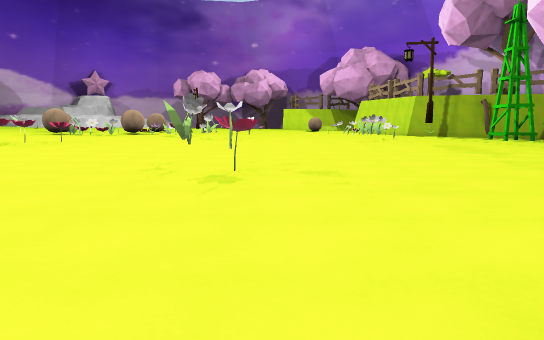
[1] (above)

23 first-person views from a walk through a scene from a Unity 3-D project. The camera is 1.2 m above the floor, tilts 6° down and sees 70° across. The floor is counted in squares, 2 m on a side. Each view is taken from the middle of a square. On the plan, view 1 faces up. The plan holds only what a view shows up to about 11 squares ahead; the rest is blank. The place goes on beyond the plan. The player is left out. Some animated figures are not drawn.

[2]
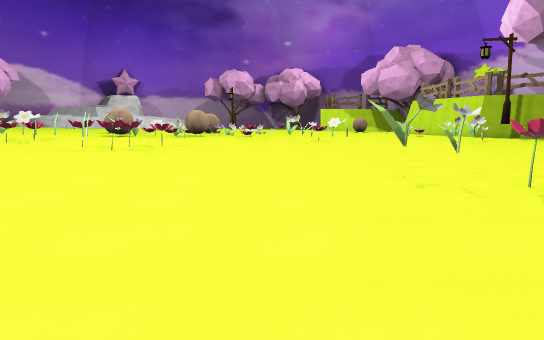

[3]
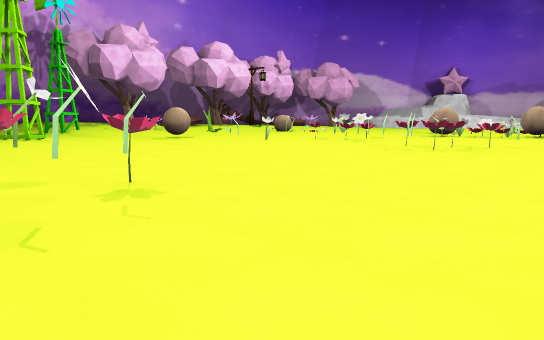

[4]
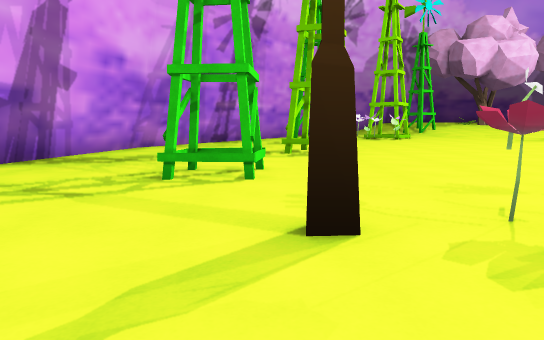

[5]
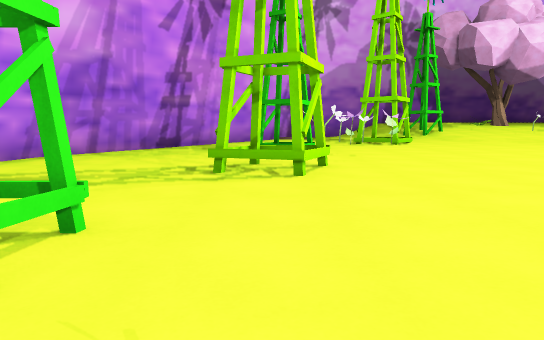

[6]
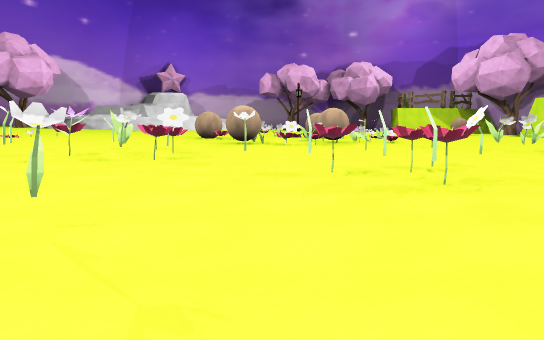

[7]
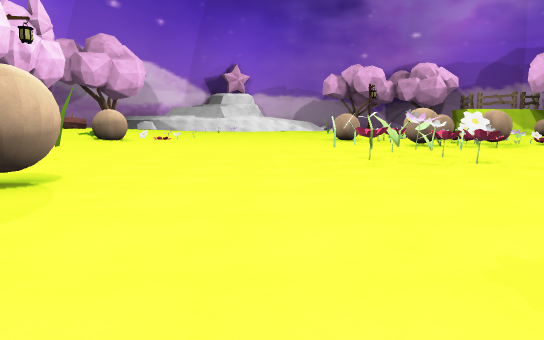

[8]
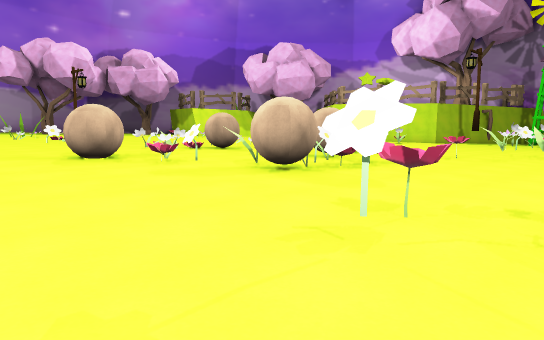

[9]
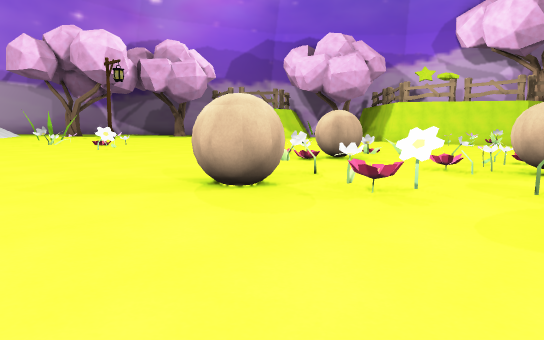

[10]
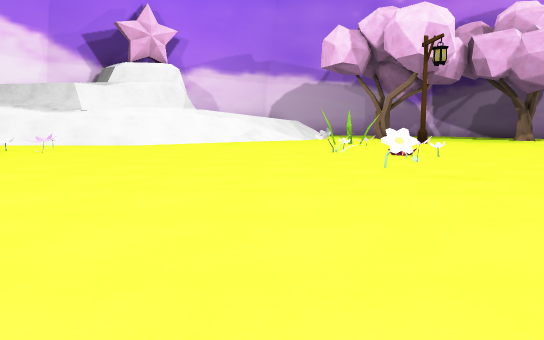

[11]
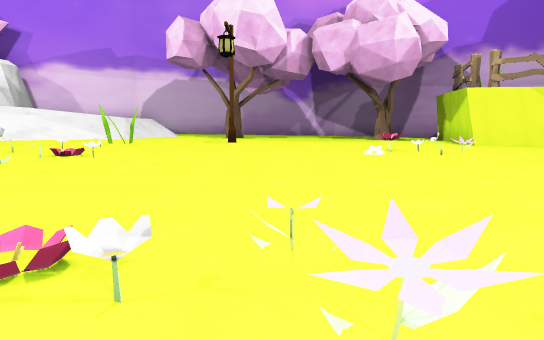

[12]
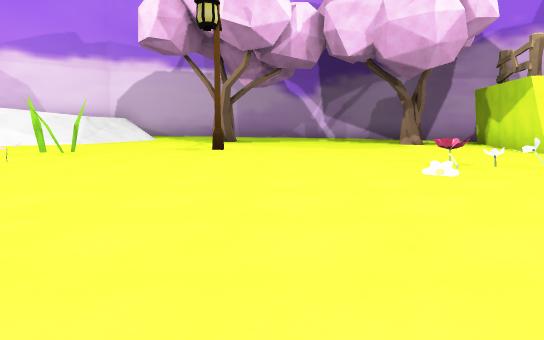

[13]
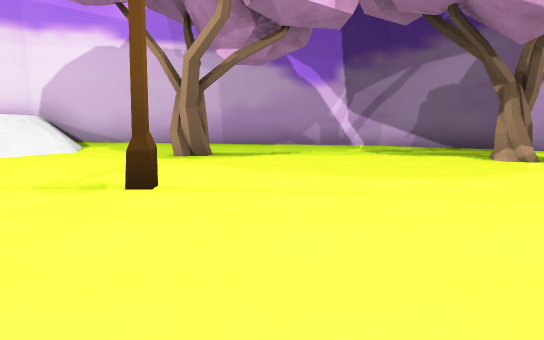

[14]
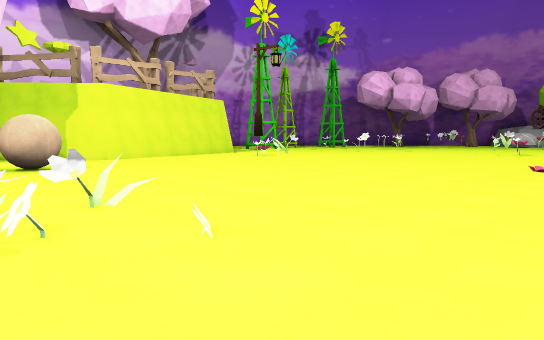

[15]
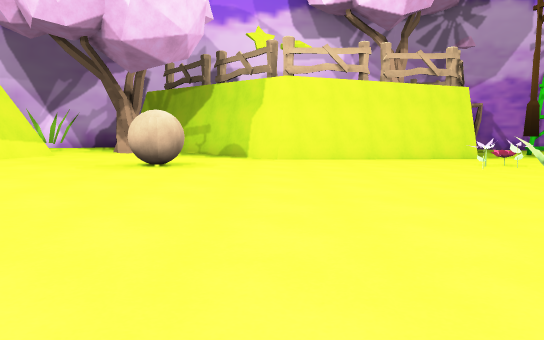

[16]
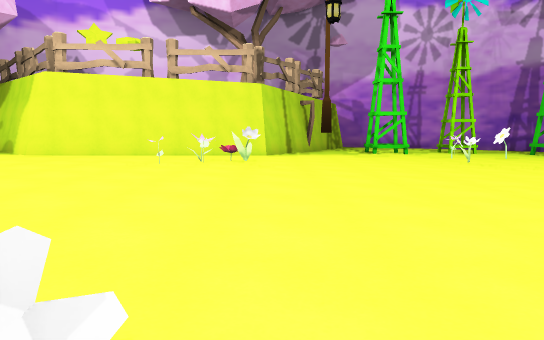

[17]
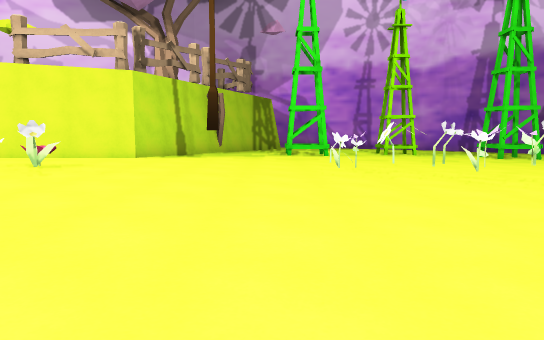

[18]
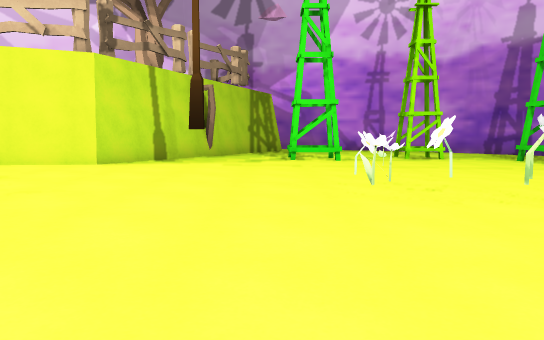

[19]
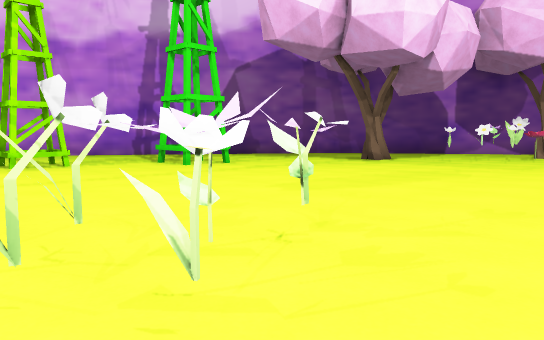

[20]
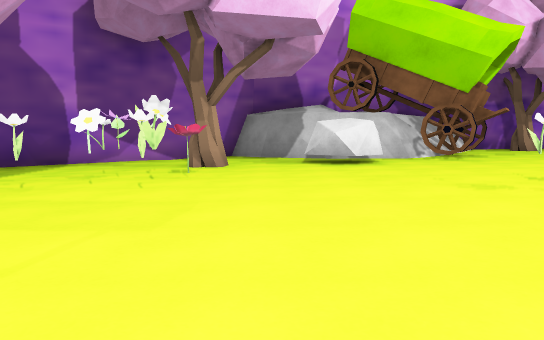

[21]
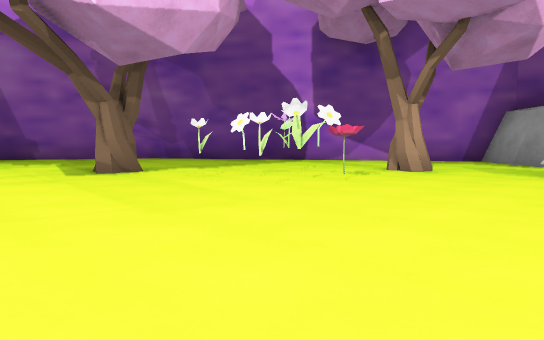

[22]
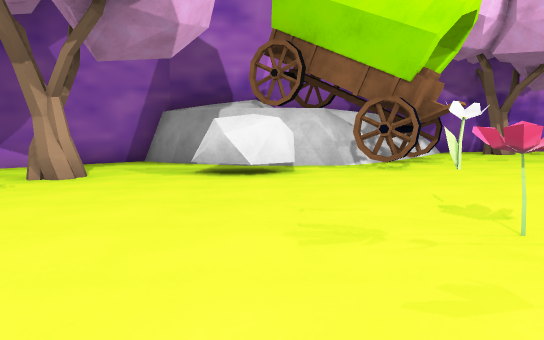

[23]
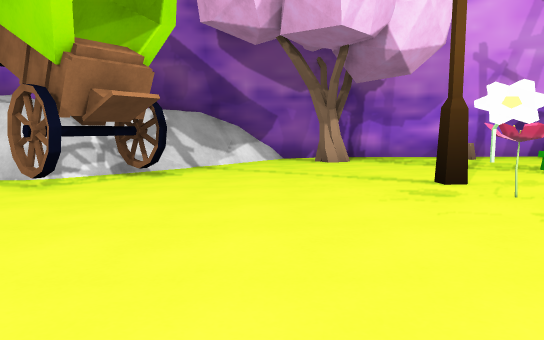

### Floor plan
Key: @ floor where view 1 was taken; # wall or solid block; . main floor; : floor 0.25 m higher than the main floor; - floor 0.25 m lower than the main floor; + floor 0.5 m higher than the main floor; _ floor 0.5 m lower than the main floor; * floor 0.75 m higher than the main floor; < floor 0.75 m lower than the main floor; % floor 1 m higher than the main floor; & floor 2.75 m higher than the main floor; $ floor 4 m higher than the main floor; / step, stairs or slope; = window, fence, low wall or low ledge; F flower; B bones; W windmill; L lamp; T tree; O other object.
Columns run from 18 left of view 1 to 11 right of it. Each row starts with its distance up from view 1.
 40       #############
 39       # /%%%%%%%%%###
 38          %%%%%%%%***#
 37         //%%%%%%****
 36         //%TT%%**T*
 35       &///%%%*******#
 34       ///%%%********#
 33        //%%*******+##
 32       //%***L****+++####
 31 $$#////%********+++++++/++
 30 //////%********+O+++++++:#
 29  //%%****O***++FFO+++++:
 28  %O%****FOF*+++++++++O::::
 27   OO*****OO+++++++++:::::#
 26    ******O+++++++++:::::##
 25    *****+F++++++++::::::#
 24     ***+++++++++::::::::##
 23      +++++++FB+::::::::..#
 22      +++++O+FB:::::::O...#
 21       ++++OOO:F:::::.OOO.##
 20       +++++::::::::.......###
 19      +++OF::OO:::...........##
 18      +++FF:OOOO:.........L....
 17      ++::O:OO:  ............--
 16 ++++++:::OOO:....O....FF...W#-
 15 ++++::::::::..O.OO...FF.O.----
 14 +++::::::::.....F.  BFF.------
 13 ++:::::FF:.......   .F.------W
 12  ::::::FF............B-------#
 11  ##:::OFF..OF.......--------__
 10   ::::OB..OFFF.....--------_W_
  9   OO......OOF.....--------____
  8 ::O.............--------_____
  7 /:.....OOF.....--------_____
  6 ..............---F----_F______
  5 W............----FF-__FBF_#___
  4 ...........-------F____F_____<
  3 W...OB....-FF-----____FFO__<<<
  2   W.OO#..--FF---__________<<##
  1   W..WW-----F--____##_T__<<##
  0    ...---W--L-___#@##__<<<##
 -1 .....----W--____####__<<<##
 -2 #..--------_____#/=###<###
 -3 ###-------_____///=#####
 -4    ###--_#___T_//###
 -5       =#####__##=
 -6            ####

Where each view was taken, in squares from view 1:
view 1: 0 up, 0 right, facing up
view 2: 1 up, 3 left, facing up
view 3: 1 up, 3 left, facing up-left
view 4: 0 up, 4 left, facing left
view 5: 1 up, 7 left, facing left
view 6: 5 up, 8 left, facing up
view 7: 5 up, 13 left, facing up
view 8: 12 up, 13 left, facing up-right
view 9: 16 up, 13 left, facing up-right
view 10: 20 up, 11 left, facing up
view 11: 21 up, 5 left, facing up
view 12: 24 up, 5 left, facing up
view 13: 29 up, 5 left, facing up
view 14: 30 up, 5 left, facing down-right
view 15: 26 up, 4 left, facing right
view 16: 20 up, 4 left, facing right
view 17: 17 up, 2 left, facing right
view 18: 17 up, 0 right, facing right
view 19: 15 up, 2 right, facing down-right
view 20: 9 up, 3 right, facing down
view 21: 8 up, 1 right, facing down-right
view 22: 7 up, 1 right, facing down
view 23: 5 up, 4 left, facing down
